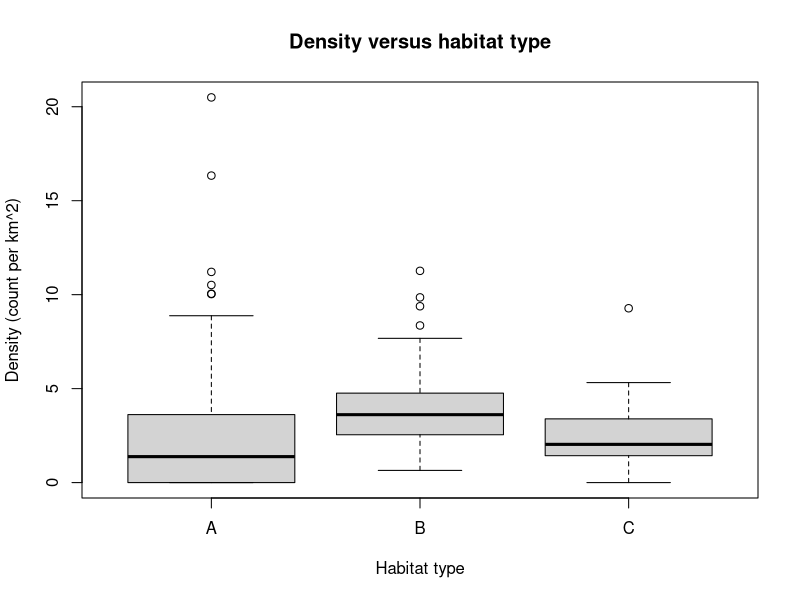
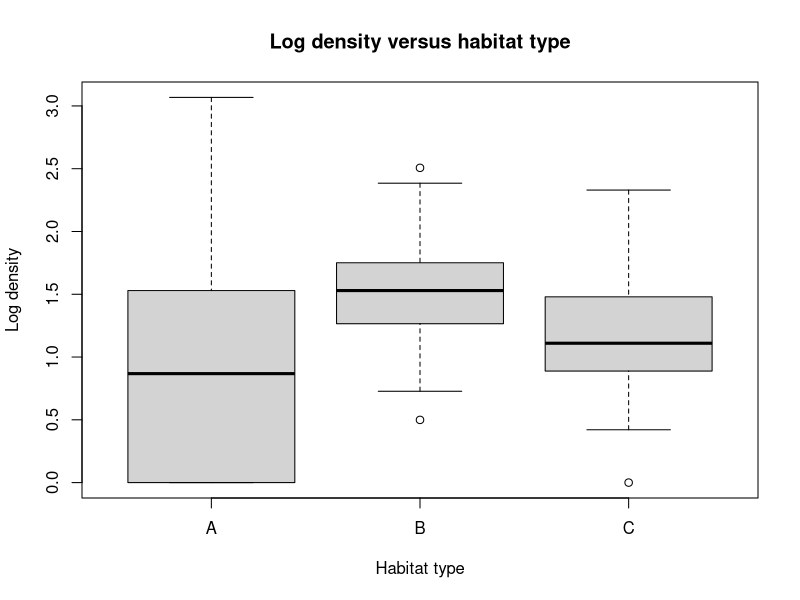
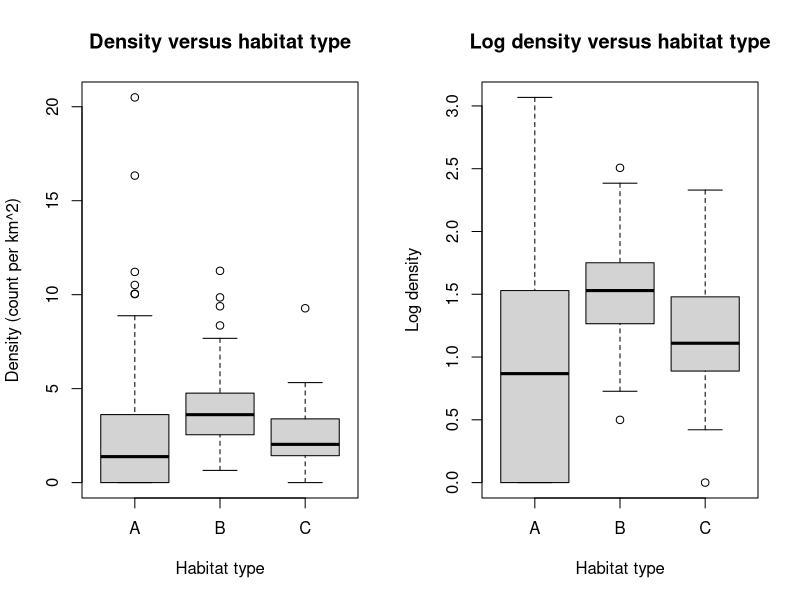

These charts were generated, in order, by the following R code: (Note: this script raises an error after producing the figures.)
##################
##################
### Question 1 ###
##################
##################

#######
## a ## 
#######

# Import the data set
eco.df <- read.table("ecoStudy.txt", header = TRUE)

#####
# i #
#####

# Check quantiles of density variable
summary(eco.df$density)

# The values asked for in the question are:
# Minimum      : 0.000
# 1st quartile : 1.413
# Median       : 2.744
# Mean         : 3.103
# 3rd quartile : 4.193
# Maximum      : 20.497

######
# ii #
######

# Find the unique values in the column
unique(eco.df$habitat)

# Find the number of observations of each value
dim(eco.df[eco.df$habitat=="A",]) # 100 observations of A
dim(eco.df[eco.df$habitat=="B",]) # 125 observations of B
dim(eco.df[eco.df$habitat=="C",]) # 75 observations of C

# There are 100 observations of type A, 125 observations of 
# type B and 75 observations of type C

#######
## b ##
#######

# Create the log density column
eco.df$logDensity <- log(1 + eco.df$density)

#####
# i #
#####

# Plot density by habitat type
boxplot(eco.df$density ~ eco.df$habitat, 
        main = "Density versus habitat type",
        xlab = "Habitat type",
        ylab = "Density (count per km^2)")

######
# ii #
######

# Plot log density by habitat type
boxplot(eco.df$logDensity ~ eco.df$habitat, 
        main = "Log density versus habitat type",
        xlab = "Habitat type",
        ylab = "Log density")

#######
# iii #
#######

# Display the two boxplots in a 2x1 lattice
par(mfrow = c(1, 2))
boxplot(eco.df$density ~ eco.df$habitat, 
        main = "Density versus habitat type",
        xlab = "Habitat type",
        ylab = "Density (count per km^2)")
boxplot(eco.df$logDensity ~ eco.df$habitat, 
        main = "Log density versus habitat type",
        xlab = "Habitat type",
        ylab = "Log density")

#######
## c ##
#######

# Function to return F-test statistic
f_stat <- function(y, factor){
  # y       : the continuous variable that we wish to test whether is the same
  #           across groups
  # factor  : the categorical variables which with different groups to test
  #           across
  # returns : the F-test statistic is returned
  
  # Find the levels of the factor
  levels <- unique(factor) 
  
  # Find the overall and factor sample means of y
  overall_mean <- mean(y) # Overall sample mean
  factor_means <- factor_means(y, factor, levels) # Sample means by factor.
  
  # Find the total and factor-level number of observations
  K   <- length(levels) # Number of levels of the factor
  N_i <- lapply(levels, function(x) length(y[factor == x])) # Number of
  # observations per
  # factor
  
  # Calculate the numerator
  numerator   <- f_stat_numerator(overall_mean, factor_means, K, N_i)
  
  # Calculate the denominator
  denominator <- f_stat_denominator(y, factor, levels, factor_means, K, N_i)
  
  return(numerator / denominator)
}

# Function to find means by levels of a factor
factor_means <- function(y, factor, levels){
  # y       : the continuous variable that we wish to find means of
  # factor  : the categorical variable with different groups
  # groups  : the groups of the factor
  # returns : a list of means
  
  factor_means <- rep(NA, length(levels)) # Create an empty list to store the 
  # means
  
  # Loop over the levels of the factor and add the means to the list
  i <- 1
  for (level in levels) {
    factor_means[[i]] <- mean(y[factor == level])
    i <- i + 1
  }
  
  return(factor_means)
}

# Function to calculate the numerator of the F-test statistic
f_stat_numerator <- function(overall_mean, factor_means, K, N_i){
  # overall_mean : the overall sample mean of the continuous variable
  # factor_means : the sample mean of the continuous variable by the factor
  # K            : the number of levels of the factor
  # N_i          : the number of observations by factor
  # returns      : the value of the numerator of the F-test statistic
  
  # Calculate the values of the factor-level means minus the overall mean
  # squared
  mean_diff_squared <- (factor_means - overall_mean) ^ 2
  
  # Multiply the mean difference squared values by the number of observations
  # for each factor and sum these values together.
  weighted_mean_diff <- 0
  for (i in 1:K){
    weighted_mean_diff <- weighted_mean_diff + 
      (N_i[[i]] * mean_diff_squared[[i]])
  }
  
  # Divide the sum of the weighted mean difference squared values by the number
  # of levels of the factor minus one.
  numerator <- weighted_mean_diff / (K - 1)
  
  return(numerator)
}

# Function to calculate the denominator of the F-test statistic
f_stat_denominator <- function(y, factor, levels, factor_means, K, N_i){
  # y            : the continuous variable that we wish to test whether is the 
  #                same across groups
  # factor       : the categorical variables which with different groups to test
  #                across
  # levels       : the levels of the factor
  # factor_means : the sample mean of the continuous variable by the factor
  # K            : the number of levels of the factor
  # N_i          : the number of observations by factor
  # returns      : the value of the denominator of the F-test statistic
  
  denominator <- 0
  for (i in 1:K){
    for (j in 1:N_i[[i]]){
      denominator <- denominator + ((y[factor == levels[[i]]][j] - 
                                       factor_means[i]) ^ 2)
    }
  }
  
  return(denominator)
}

(((100 * (a_mean - overall_mean)^2) + (125 * (b_mean - overall_mean)^2) +
    (75 * (c_mean - overall_mean)^2)) / 2) / 1796.535

# Calculate the F-test statistic for the data
f_stat(eco.df$density, eco.df$habitat)

# The F-test statistic is 0.035

######
# ii #
######

# Find the p-value of the F test
pf(0.352901, 2, 297)

# The p-value of the F-test is 0.297


##################
##################
### Question 2 ###
##################
##################

#######
## a ##
#######

# Function to return the natural log of the joint density of iid Gammma mixture
# variables
calcLogMix2Gamma <- function(x, alpha, beta, p){
  # x       (numeric vector) : vector of inputs 
  # alpha   (numeric vector) : vector of alpha parameters
  # beta    (numeric vector) : vector of beta parameters
  # p       (numeric)        : probability parameter
  # returns (numeric)        : log joint density of the model
  
  # Get the information about validity of the inputs
  error_check <- verifyGammaInput(x, alpha, beta, p)
  
  # If inputs are invalid, terminate the function and display the reasons
  if(error_check[1]){
    stop(error_check[2])
  }
  
  # Create a vector of outputs from the Gamma mixture model pdf
  f_x <- mix2GammaPdf(x, alpha, beta, p)
  
  # Multiply the outputs together to get the joint density
  joint_density <- 1
  for (f_xi in f_x){
    joint_density <- joint_density * f_xi
  }
  
  # Take the natural logarithm of the joint density
  log_density <- log(joint_density)
  
  # Return the output
  return(log_density)
}

# Function to return the density of a single Gamma mixture variable
mix2GammaPdf <- function(x_i, alpha, beta, p){
  # x       (numeric vector) : input 
  # alpha   (numeric vector) : vector of alpha parameters
  # beta    (numeric vector) : vector of beta parameters
  # p       (numeric)        : probability parameter
  # returns (numeric)        : density of a single Gamma mixture model variable
  
  # Extract the individual parameters from their vectors
  alpha1 <- alpha[1]
  alpha2 <- alpha[2]
  beta1  <-  beta[1]
  beta2  <-  beta[2]
  
  # Find the results of the two Gamma pdfs
  gamma1 <- gammaPdf(x_i, alpha1, beta1)
  gamma2 <- gammaPdf(x_i, alpha2, beta2)
  
  # Find the output of the Gamma mixture model pdf
  output <- (p * gamma1) + ((1 - p) * gamma2)
  
  return(output)
}

# Function to return the density of a single Gamma variable
gammaPdf <- function(x_i, alpha, beta){
  # x       (numeric vector) : input
  # alpha   (numeric vector) : vector of alpha parameters
  # beta    (numeric vector) : vector of beta parameters
  # returns (numeric)        : density of a single Gamma variable
  
  # Calculate the output of a Gamma pdf
  output <- ((x_i ^ (alpha - 1)) * (exp(-1 * beta * x_i)) * (beta ^ alpha)) / 
    gamma(alpha)
  
  return(output)
}

#######
## b ##
#######

# Function to verify the validity of inputs to the Gamma mixture model function
verifyGammaInput <- function(x, alpha, beta, p){
  # x       (numeric vector) : input 
  # alpha   (numeric vector) : vector of alpha parameters
  # beta    (numeric vector) : vector of beta parameters
  # p       (numeric)        : probability parameter
  # returns (list)           : a list with the first entry as a boolean 
  #                            representing whether the inputs are valid (TRUE
  #                            indicates invalid) and the second entry a string
  #                            displaying information about the error
  
  # Default to TRUE and set to FALSE if no errors are found to avoid
  # repetitively reassigning value to TRUE if multiple errors found
  error_check <- c(TRUE)
  
  # Create a list to store messages about errors
  # These error messages will be concatenated into one string after all errors
  # are checked for and added to the error_check object
  error_check_msg <- list()
  
  # Check for correct data type of x
  if(!is.vector(x) | !is.numeric(x)){
    error_check_msg <- append(error_check_msg, "- x must be a numeric vector")
  } 
  
  # Check that all x values are positive
  else if(any(x <= 0)) {
    error_check_msg <- append(error_check_msg, 
                              "- x must contain only positive values")
  } 
  
  # Check for correct data type of alpha
  if(!is.vector(alpha) | !is.numeric(alpha) | length(alpha) != 2) {
    error_check_msg <- append(error_check_msg, 
                              "- alpha must be a numeric vector of length 2")
  }
  
  # Check that both alpha values are positive
  else if(any(alpha <= 0)) {
    error_check_msg <- append(error_check_msg, 
                              "- alpha must contain only positive values")
  }
  
  # Check for correct data type of beta
  if(!is.vector(beta) | !is.numeric(beta) | length(beta) != 2) {
    error_check_msg <- append(error_check_msg, 
                              "- beta must be a numeric vector of length 2")
  }
  
  # Check that both beta values are positive
  else if(any(beta <= 0)) {
    error_check_msg <- append(error_check_msg, 
                              "- beta must contain only positive values")
  }
  
  # Check for the type of p
  if(!is.numeric(p) | length(p) != 1) {
    error_check_msg <- append(error_check_msg, 
                              "- p must be a single numeric value")
  }
  
  # Check that p takes a value in [0,1]
  else if(p < 0 | p > 1){
    error_check_msg <- append(error_check_msg, 
                              "- p must be between 0 and 1 inclusive")
  }
  
  # If any error messages have been logged, concatenate these to a single string
  # and append to the return error_check list
  if(length(error_check_msg) > 0) {
    error_check_msg <- paste(c("Input is invalid because: ", error_check_msg),
                             collapse = " \n ")
    error_check <- append(error_check, error_check_msg)
  }
  
  # Else set the error_check boolean to FALSE as no errors were logged
  else {
    error_check[1] <- FALSE
  }
  
  return(error_check)
}

#######
## c ##
#######

# Assign the inputs and parameters
x_0     <- c(0.06, 2.32, 4.81, 0.02, 2.33, 2.18, 0.83, 2.45, 2.10, 3.27)
alpha_0 <- c(0.5, 6)
beta_0  <- c(0.5, 2.5)
p_0     <- 0.35

# Perform the required calculation
calcLogMix2Gamma(x_0, alpha_0, beta_0, p_0)

# The natural logarithm of the joint density for the given values is -13.928
# (3 d.p.)


##################
##################
### Question 3 ###
##################
##################

#######
## a ##
#######

# Function to calculate the output of g(.) as displated in Eq. (5)
smoothCurve <- function(x, alpha, beta, p, q, k){
  # x       (numeric value/vector) : input value/vector
  # alpha   (numeric)              : alpha parameter
  # beta    (numeric)              : beta parameter
  # p       (numeric)              : p parameter
  # q       (numeric)              : q parameter
  # k       (numeric)              : k parameter
  # returns (numeric value/vector) : output value/vector of function g(.) 
  #                                  displayed in Eq. (5)
  
  # Get the information about validity of the inputs
  error_check <- verifySmoothInput(x, alpha, beta, p, q, k)
  
  # If inputs are invalid, terminate the function and display the reasons
  if(error_check[1]){
    stop(error_check[2])
  }
  
  # Calculate the input to the log(.) function in Eq. (5)
  numerator   <- (gamma(x + beta) ^ k) * (p ^ alpha) * (q ^ beta)
  denominator <- (gamma(alpha) ^ k) * (gamma(beta) ^ k)
  log_input   <- numerator / denominator
  
  # Calculate the input to the sin(.) function in Eq. (5)
  sin_input   <- (1 / (2 * alpha)) * log(log_input)
  
  # Calculate the output of the function in Eq. (5)
  output      <- sin(sin_input)
  
  return(output)
}

## NEEDS COMMENTING BELOW ##

# Function to verify the validity of inputs to the smooth curve function
verifySmoothInput <- function(x, alpha, beta, p, q, k){
  # Default to TRUE and set to FALSE if no errors are found to avoid
  # repetitively reassigning value to TRUE if multiple errors found
  error_check <- c(TRUE)
  
  # Create a list to store messages about errors
  # These error messages will be concatenated into one string after all errors
  # are checked for and added to the error_check object
  error_check_msg <- list()
  
  # Check for correct data type of x
  if(!is.numeric(x)){
    error_check_msg <- append(error_check_msg, 
                              "- x must be a numeric value or numeric vector")
  }
  
  # Check for correct data type of alpha
  if(length(alpha) > 1 | !is.numeric(alpha)) {
    error_check_msg <- append(error_check_msg, 
                              "- alpha must be a single numeric value")
  }
  
  # Check that alpha is positive
  else if(alpha <= 0) {
    error_check_msg <- append(error_check_msg, 
                              "- alpha can only take positive values")
  }
  
  # Check for correct data type of beta
  if(length(beta) > 1 | !is.numeric(beta)) {
    error_check_msg <- append(error_check_msg, 
                              "- beta must be a single numeric value")
  }
  
  # Check that both beta values are positive
  else if(beta <= 0) {
    error_check_msg <- append(error_check_msg, 
                              "- beta can only take positive values")
  }
  
  # Check for correct data type of p
  if(length(p) > 1 | !is.numeric(p)) {
    error_check_msg <- append(error_check_msg, 
                              "- p must be a single numeric value")
  }
  
  # Check for correct data type of q
  if(length(q) > 1 | !is.numeric(q)) {
    error_check_msg <- append(error_check_msg, 
                              "- q must be a single numeric value")
  }
  
  # Check for correct data type of k
  if(length(k) > 1 | !is.numeric(k)) {
    error_check_msg <- append(error_check_msg, 
                              "- k must be a single numeric value")
  }
  
  # If any error messages have been logged, concatenate these to a single string
  # and append to the return error_check list
  if(length(error_check_msg) > 0) {
    error_check_msg <- paste(c("Input is invalid because: ", error_check_msg),
                             collapse = " \n ")
    error_check <- append(error_check, error_check_msg)
  }
  # Else set the error_check boolean to FALSE as no errors were logged
  else {
    error_check[1] <- FALSE
  }
  
  return(error_check)
}

#######
## b ##
#######

calcMidRiemannLoop <- function(xVec, alpha, beta, p, q, k){
  # xVec    (numeric vector) : input vector
  # alpha   (numeric)        : alpha parameter
  # beta    (numeric)        : beta parameter
  # p       (numeric)        : p parameter
  # q       (numeric)        : q parameter
  # k       (numeric)        : k parameter
  # returns (numeric)        : an approximation to the area between a function 
  #                            given by smoothCurve() and the x-axis using the 
  #                            midpoint Riemann sum
  
  # Initialise the sum at zero
  midRiemannSum <- 0
  
  # Perform the sum
  for(i in 2:length(xVec)){
    # Find the midpoint of the subinterval
    midPoint      <- (xVec[i] + xVec[i-1]) / 2

    # Add the width of the subinterval times the absolute value of the function
    # at the midpoint of the interval to the Riemann sum
    # Use absolute value to get positive area for subintervals falling below
    # the x-axis
    midRiemannSum <- midRiemannSum + ((xVec[i] - xVec[i-1]) * 
                                           abs(smoothCurve(midPoint, alpha, 
                                                           beta, p, q, k)))
  }
  
  return(midRiemannSum)
}

#######
## c ##
#######

calcMidRiemann <- function(xVec, alpha, beta, p, q, k){
  # xVec    (numeric vector) : input vector
  # alpha   (numeric)        : alpha parameter
  # beta    (numeric)        : beta parameter
  # p       (numeric)        : p parameter
  # q       (numeric)        : q parameter
  # k       (numeric)        : k parameter
  # returns (numeric)        : an approximation to the area between a function 
  #                            given by smoothCurve() and the x-axis using the 
  #                            midpoint Riemann sum
  
  # Get the information about validity of the inputs
  error_check <- verifyRiemannInput(xVec, alpha, beta, p, q, k)
  
  # If inputs are invalid, terminate the function and display the reasons
  if(error_check[1]){
    stop(error_check[2])
  }
  
  # Get the number of elements in xVec
  N <- length(xVec)
  
  # Create two vectors of left-points and right-points for the subintervals
  leftPoints <- xVec[-N]
  rightPoints <- xVec[-1]
  
  # Use the left and right points to calculate a vector of midpoints
  midPoints <- (leftPoints + rightPoints) / 2
  
  # Calculate the (absolute) height of the curve from the x-axis at each 
  # midpoint
  rectHeights <- abs(smoothCurve(midPoints, alpha, beta, p, q, k))
  
  # Use the left and right points to find the width of each subinterval
  rectWidths <- rightPoints - leftPoints
  
  # Calculate the area of the rectangles formed by each subinterval and the
  # height of the curve at the midpoint of the subinterval
  rectAreas <- rectHeights * rectWidths
  
  # Calculate the total approximate area between the curve and x-axis by summing 
  # the area of each rectangle
  midRiemannSum <- sum(rectAreas)
  
  return(midRiemannSum)
}

#######
## d ##
#######

verifyRiemannInput <- function(xVec, alpha, beta, p, q, k){
  # xVec    (numeric vector) : input vector
  # alpha   (numeric)        : alpha parameter
  # beta    (numeric)        : beta parameter
  # p       (numeric)        : p parameter
  # q       (numeric)        : q parameter
  # k       (numeric)        : k parameter
  # returns (list)           : a list with the first entry as a boolean 
  #                            representing whether the inputs are valid (TRUE
  #                            indicates invalid) and the second entry a string
  #                            displaying information about the error
  
  
  # Default to TRUE and set to FALSE if no errors are found to avoid
  # repetitively reassigning value to TRUE if multiple errors found
  error_check <- c(TRUE)
  
  # Create a list to store messages about errors
  # These error messages will be concatenated into one string after all errors
  # are checked for and added to the error_check object
  error_check_msg <- list()
  
  # Check for correct data type of x
  if(length(xVec) < 2 | !is.numeric(xVec)){
    error_check_msg <- append(error_check_msg, 
                              "- xVec must be a numeric vector with length of 
                              at least 2")
  }
  
  if(!monotoneInceasing(xVec)) {
    error_check_msg <- append(error_check_msg, 
                              "- elements of xVec must be in strictly increasing
                              order")
  }
  
  # Check for correct data type of alpha
  if(length(alpha) > 1 | !is.numeric(alpha)) {
    error_check_msg <- append(error_check_msg, 
                              "- alpha must be a single numeric value")
  }
  
  # Check that alpha is positive
  else if(alpha <= 0) {
    error_check_msg <- append(error_check_msg, 
                              "- alpha can only take positive values")
  }
  
  # Check for correct data type of beta
  if(length(beta) > 1 | !is.numeric(beta)) {
    error_check_msg <- append(error_check_msg, 
                              "- beta must be a single numeric value")
  }
  
  # Check that both beta values are positive
  else if(beta <= 0) {
    error_check_msg <- append(error_check_msg, 
                              "- beta can only take positive values")
  }
  
  # Check for correct data type of p
  if(length(p) > 1 | !is.numeric(p)) {
    error_check_msg <- append(error_check_msg, 
                              "- p must be a single numeric value")
  }
  
  # Check for correct data type of q
  if(length(q) > 1 | !is.numeric(q)) {
    error_check_msg <- append(error_check_msg, 
                              "- q must be a single numeric value")
  }
  
  # Check for correct data type of k
  if(length(k) > 1 | !is.numeric(k)) {
    error_check_msg <- append(error_check_msg, 
                              "- k must be a single numeric value")
  }
  
  # If any error messages have been logged, concatenate these to a single string
  # and append to the return error_check list
  if(length(error_check_msg) > 0) {
    error_check_msg <- paste(c("Input is invalid because: ", error_check_msg),
                             collapse = " \n ")
    error_check <- append(error_check, error_check_msg)
  }
  # Else set the error_check boolean to FALSE as no errors were logged
  else {
    error_check[1] <- FALSE
  }
  
  return(error_check)
}

# Check if elements of a numeric vector are monotone increasing (not monotone 
# non-decreasing)
monotoneInceasing <- function(vec){
  # vec     (numeric vector) : vector to check
  # returns (logical)        : boolean value that is TRUE if the elements of the
  #                            numeric vector are monotone increasing and FALSE
  #                            otherwise
  
  # Boolean to store whether elements of the vector are monotone increasing
  monotoneInceasing <- TRUE
  
  # Loop over each pair of elements in the vector
  for(i in 2:length(vec)){
    # Set the boolean to FALSE if the second element is not strictly greater
    # than the first element
    if(vec[i-1] >= vec[i]){
      monotoneInceasing <- FALSE
    }
  }
  
  return(monotoneInceasing)
}

#######
## e ##
#######

# Initialise the inputs
xVec_1  <- seq(from = 2, to = 8.5, by = 0.01)
alpha_1 <- 2.1
beta_1  <- 0.5
p_1     <- 3
q_1     <- 6
k_1     <- 2

# Calculate the approximate integral
calcMidRiemann(xVec_1, alpha_1, beta_1, p_1, q_1, k_1)

# The area is calculated to be 4.737 (3 d.p.)

#######
## f ##
#######

calcMidRiemannAreas <- function(xSeqList, alpha, beta, p, q, k){
  
  totalArea <- 0
  for(xVec in xSeqList){
    totalArea <- totalArea + calcMidRiemann(xVec, alpha, beta, p, q, k)
  }
    
  return(totalArea)
}

#######
## g ##
#######

# Initialise the inputs
xVec_2_1   <- seq(from = 3.5, to = 8, by = 0.01)
xVec_2_2   <- seq(from = 2, to = 4.3, by = 0.1)
xVec_2_3   <- seq(from = 1.07, to = 9.012, by = 0.001)
xSeqList_2 <- list(xVec_2_1, xVec_2_2, xVec_2_3)
alpha_2    <- 1.9
beta_2     <- 0.75
p_2        <- 2.15
q_2        <- 7
k_2        <- 1.65

# Calculate the combined area between the curve and x-axis over the intervals
calcMidRiemannAreas(xSeqList_2, alpha_2, beta_2, p_2, q_2, k_2)


# The total area is 10.847 (3 d.p.)
